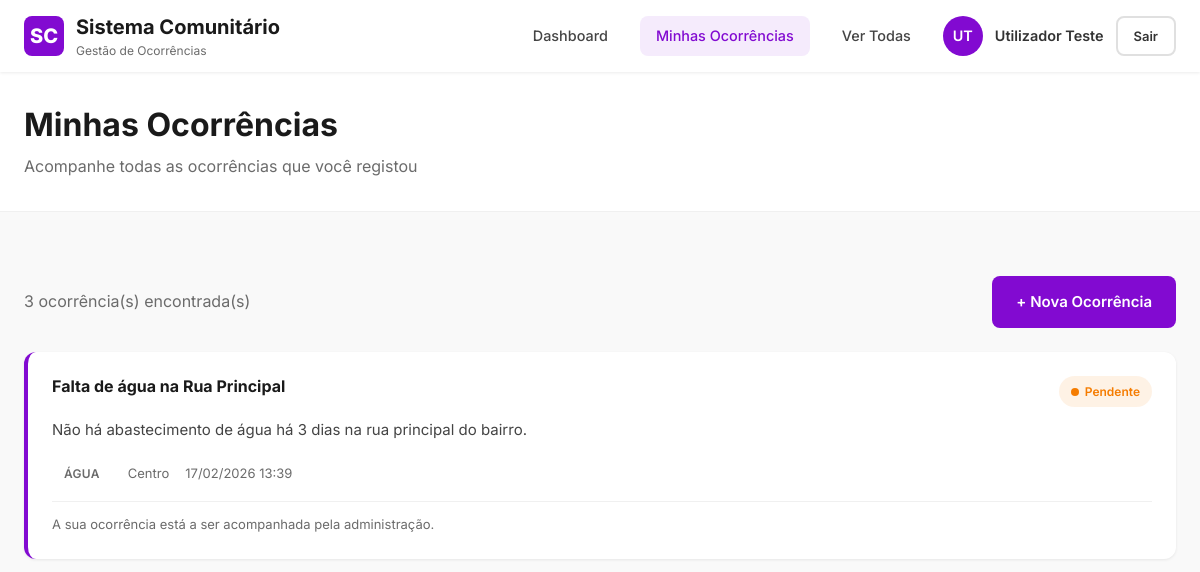
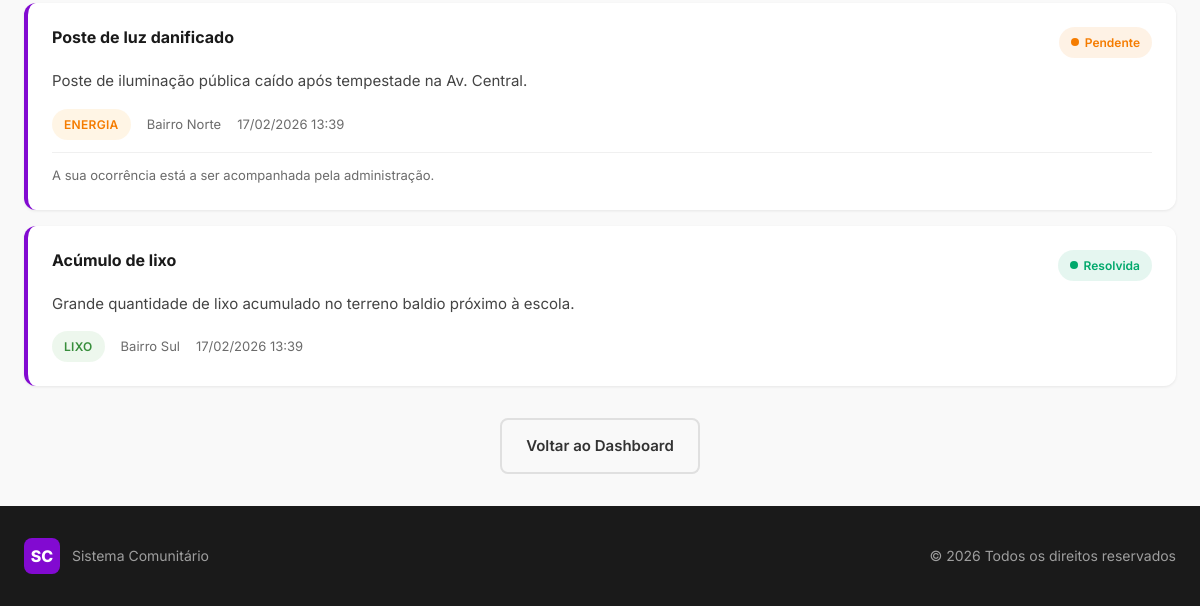
The page /minhas_ocorrencias.php (signed in) on the database as committed earlier (2 pictures, top to bottom).
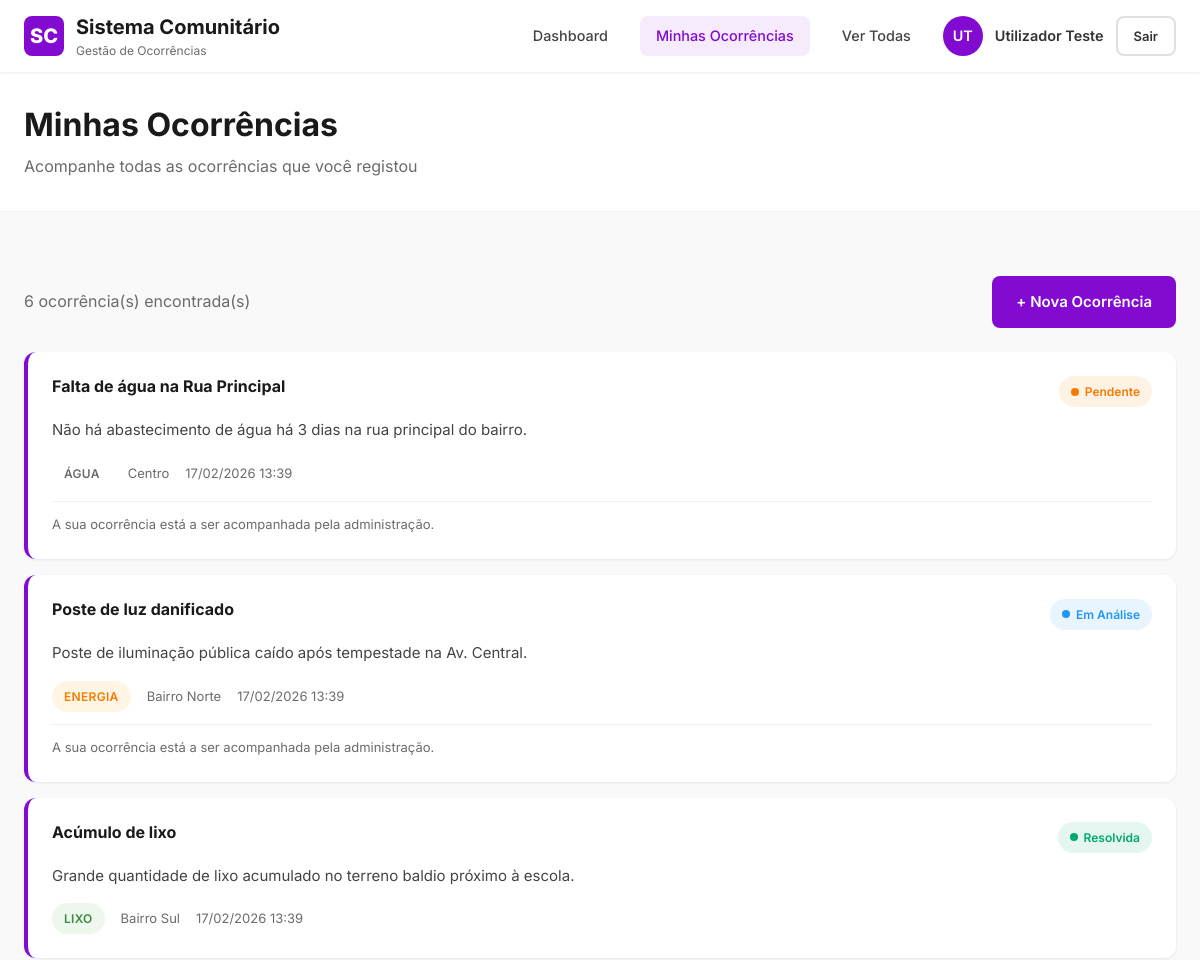
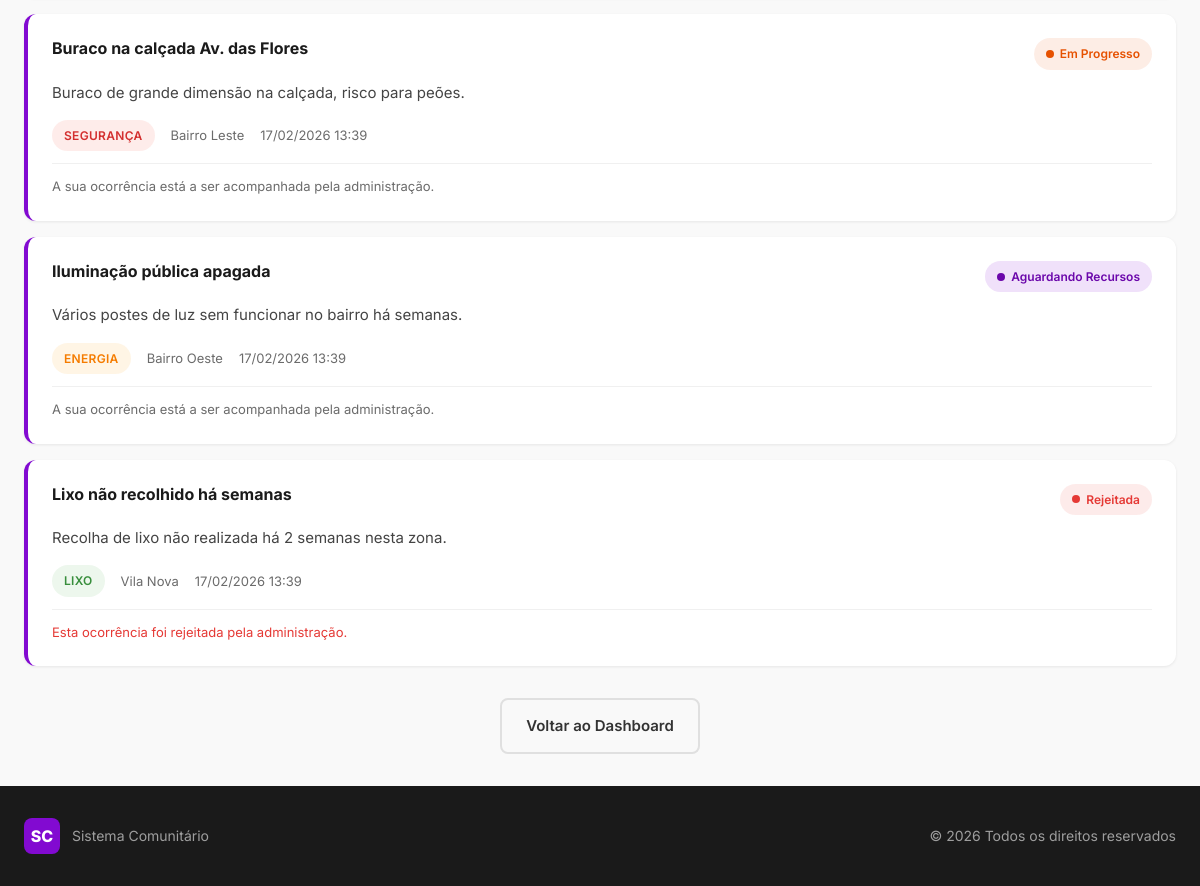
The same page on the database as committed later (2 pictures, top to bottom).
### tables this page shows
CREATE TABLE IF NOT EXISTS ocorrencias (
    id INT AUTO_INCREMENT PRIMARY KEY,
    titulo VARCHAR(150) NOT NULL,
    descricao TEXT NOT NULL,
    imagem LONGTEXT NULL,
    tipo ENUM('Água', 'Energia', 'Lixo', 'Segurança') NOT NULL,
    bairro_id INT NOT NULL,
    utilizador_id INT NOT NULL,
    estado VARCHAR(50) DEFAULT 'Pendente',
    data_registo TIMESTAMP DEFAULT CURRENT_TIMESTAMP,
    FOREIGN KEY (bairro_id) REFERENCES bairros(id),
    FOREIGN KEY (utilizador_id) REFERENCES utilizadores(id)
);

CREATE TABLE IF NOT EXISTS bairros (
    id INT AUTO_INCREMENT PRIMARY KEY,
    nome VARCHAR(100) NOT NULL
);

### config/helpers.php (called while the page is built, shortened)
<?php
function getStatusClass($estado) {
    $map = [
        'Pendente'             => 'pending',
        'Em Análise'           => 'in-analysis',
        'Em Progresso'         => 'in-progress',
        'Aguardando Recursos'  => 'waiting',
        'Resolvida'            => 'resolved',
        'Rejeitada'            => 'rejected',
        'Resolvido'            => 'resolved',
    ];
    return $map[$estado] ?? 'pending';
}
function isClosed($estado) {
    return in_array($estado, ['Resolvida', 'Rejeitada', 'Resolvido']);
}

### minhas_ocorrencias.php (the view, shortened to what this page needs)
<?php
include "config/db.php";
include "config/helpers.php";
$user_id = $_SESSION["utilizador_id"];
$nome = htmlspecialchars($_SESSION["nome"]);
$iniciais = strtoupper(substr($_SESSION["nome"], 0, 2));
$sql = "
SELECT o.*, b.nome AS bairro
FROM ocorrencias o
JOIN bairros b ON o.bairro_id = b.id
WHERE o.utilizador_id = $user_id
ORDER BY o.data_registo DESC
";
$res = $conn->query($sql);
$total = $res->num_rows;
?>
<!DOCTYPE html>
<html lang="pt">
<head>
    <link rel="stylesheet" href="css/style.css">
</head>
<body class="page-wrapper">
    <nav class="navbar">
        <div class="navbar-container">
            <a href="dashboard.php" class="navbar-brand">
                <div class="navbar-logo">SC</div>
                <div>
                    <div class="navbar-title">Sistema Comunitário</div>
                    <div class="navbar-subtitle">Gestão de Ocorrências</div>
                </div>
            </a>
            <div class="navbar-nav" id="navbarNav">
                <a href="dashboard.php" class="nav-link">Dashboard</a>
                <a href="minhas_ocorrencias.php" class="nav-link active">Minhas Ocorrências</a>
                <a href="index.php" class="nav-link">Ver Todas</a>
                <div class="nav-user">
                    <div class="user-avatar"><?= $iniciais ?></div>
                    <span class="user-name"><?= $nome ?></span>
                    <a href="logout.php" class="btn btn-outline btn-sm">Sair</a>
                </div>
            </div>
        </div>
    </nav>
    <div class="page-header">
        <div class="container">
            <h1>Minhas Ocorrências</h1>
            <p>Acompanhe todas as ocorrências que você registou</p>
        </div>
    </div>
    <main class="main-content">
        <div class="container">
            <div class="section-header">
                <div>
                    <span class="text-muted"><?= $total ?> ocorrência(s) encontrada(s)</span>
                </div>
                <a href="nova_ocorrencia.php" class="btn btn-primary">+ Nova Ocorrência</a>
            </div>
            <?php if ($total == 0): ?>
                <div class="empty-state fade-in">
                    <div class="empty-state-icon"></div>
                    <h3>Nenhuma ocorrência registada</h3>
                    <p>Você ainda não registou nenhuma ocorrência. Comece agora!</p>
                    <a href="nova_ocorrencia.php" class="btn btn-primary">Registar Primeira Ocorrência</a>
                </div>
            <?php else: ?>
                <div class="ocorrencia-list fade-in">
                    <?php while ($o = $res->fetch_assoc()):
                        $tipo_class = strtolower(str_replace('ç', 'c', str_replace('á', 'a', $o['tipo'])));
                        $status_class = getStatusClass($o['estado']);
                    ?>
                        <div class="ocorrencia-card">
                            <div class="ocorrencia-header">
                                <h3 class="ocorrencia-title"><?= htmlspecialchars($o['titulo']) ?></h3>
                                <span class="status-badge <?= $status_class ?>">
                                    <?= htmlspecialchars($o['estado']) ?>
                                </span>
                            </div>
                            <p class="ocorrencia-description"><?= htmlspecialchars($o['descricao']) ?></p>
                            <div class="ocorrencia-meta">
                                <span class="ocorrencia-meta-item">
                                    <span class="tag tag-<?= $tipo_class ?>"><?= htmlspecialchars($o['tipo']) ?></span>
                                </span>
                                <span class="ocorrencia-meta-item">
                                    <?= htmlspecialchars($o['bairro']) ?>
                                </span>
                                <span class="ocorrencia-meta-item">
                                    <?= date('d/m/Y H:i', strtotime($o['data_registo'])) ?>
                                </span>
                            </div>
                            <?php if (!isClosed($o['estado'])): ?>
                                <div style="margin-top:.75rem; padding-top:.75rem; border-top:1px solid var(--nu-gray-200); font-size:.8125rem; color:var(--nu-gray-500);">
                                    A sua ocorrência está a ser acompanhada pela administração.
                                </div>
                            <?php elseif ($o['estado'] === 'Rejeitada'): ?>
                                <div style="margin-top:.75rem; padding-top:.75rem; border-top:1px solid var(--nu-gray-200); font-size:.8125rem; color:var(--nu-error);">
                                    Esta ocorrência foi rejeitada pela administração.
                                </div>
                            <?php endif; ?>
                        </div>
                    <?php endwhile; ?>
                </div>
            <?php endif; ?>
            <div class="text-center mt-4">
                <a href="dashboard.php" class="btn btn-outline">Voltar ao Dashboard</a>
            </div>
        </div>
    </main>
    <footer>
        <div class="container">
            <div class="footer-content">
                <div class="footer-brand">
                    <div class="footer-logo">SC</div>
                    <span class="footer-text">Sistema Comunitário</span>
                </div>
                <div class="footer-text">© <?= date('Y') ?> Todos os direitos reservados</div>
            </div>
        </div>
    </footer>
</body>
</html>

Rows that differ between the two databases and show on the page:
changed ocorrencias "Poste de luz danificado": estado "Pendente" → "Em Análise"
added ocorrencias: titulo "Buraco na calçada Av. das Flores", estado "Em Progresso", descricao "Buraco de grande dimensão na calçada, risco para peões.", tipo "SEGURANÇA", bairro.nome "Bairro Leste", data_registo "17/02/2026 13:39", shows "A sua ocorrência está a ser acompanhada pela administração."
added ocorrencias: titulo "Iluminação pública apagada", estado "Aguardando Recursos", descricao "Vários postes de luz sem funcionar no bairro há semanas.", tipo "ENERGIA", bairro.nome "Bairro Oeste", data_registo "17/02/2026 13:39", shows "A sua ocorrência está a ser acompanhada pela administração."
added ocorrencias: titulo "Lixo não recolhido há semanas", estado "Rejeitada", descricao "Recolha de lixo não realizada há 2 semanas nesta zona.", tipo "LIXO", bairro.nome "Vila Nova", data_registo "17/02/2026 13:39", shows "Esta ocorrência foi rejeitada pela administração."
Other text that changed with them:
$total: "3" → "6"
